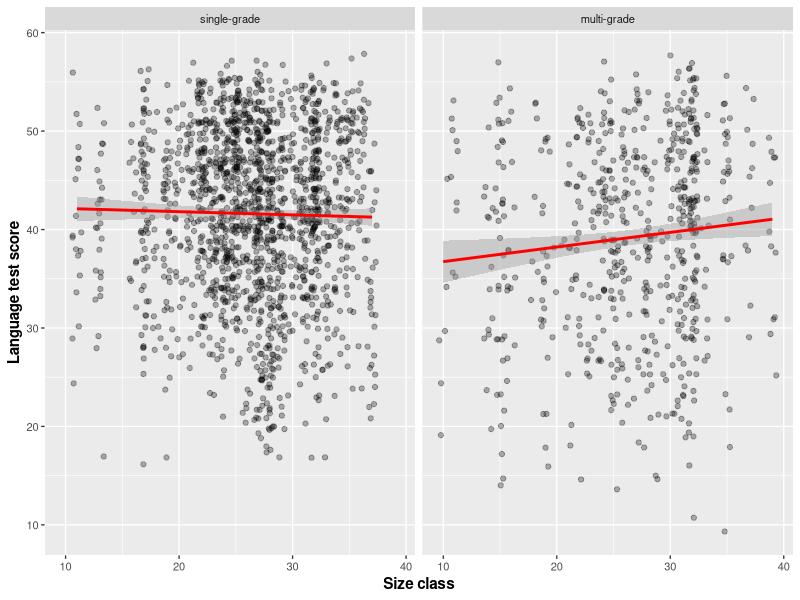
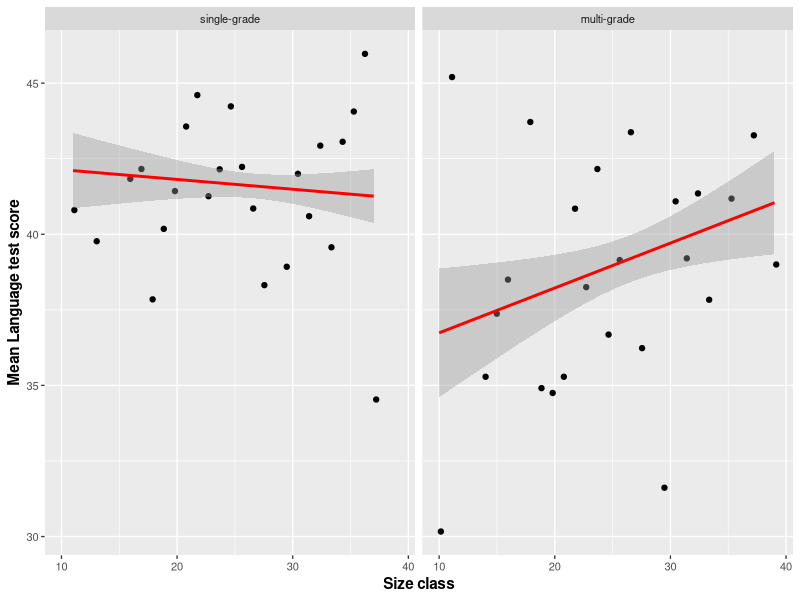
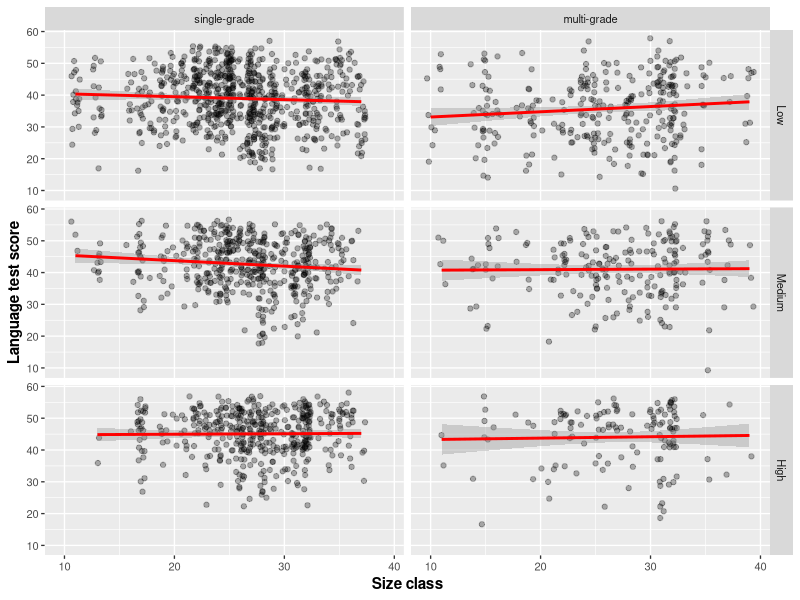
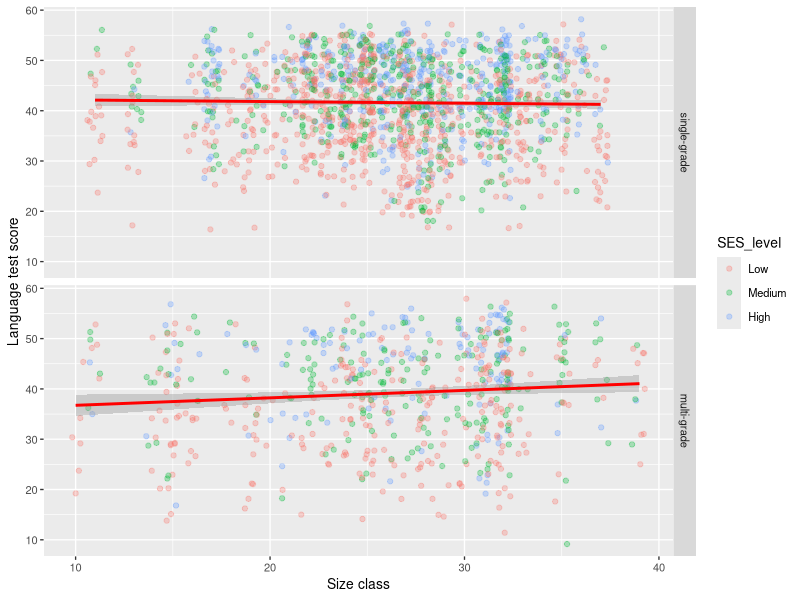

These figures' R source, in order:
## ---- chunk 1
# Setup options for R Markdown
knitr::opts_chunk$set(
  echo       = FALSE,    # Do not print code
  warning    = FALSE,    # Suppress warnings
  message    = FALSE,    # Suppress messages
  fig.align  = "center", # Center figures
  fig.width  = 2.7,      # Good standard figure width for single-panel figures
  fig.height = 2.4       # Good standard figure height for single-panel figures
)

library(tidyverse)
library(MASS)

# Set a theme for ggplot2
theme_set(theme_grey(base_size = 10))

# Set options
options(
  digits = 3, # limit the number of significant digits
  width  = 63 # limit the width of code output
)
## ---- chunk 2

library(tidyverse)
data("nlschools", package = "MASS")

nlschools2 <-
  as_tibble(nlschools) %>%
  mutate(COMB = fct_recode(COMB, "single-grade" = "0", "multi-grade" = "1")) %>%
  rename(type_class="COMB",class_size="GS")


ggplot(nlschools2,aes(class_size,lang),)+geom_point(position=position_jitter(),alpha=0.3)+facet_wrap("type_class")+geom_smooth(formula=y~x,method = "lm",color="red")+labs(x="Size class",y="Language test score")+ theme(axis.title=element_text(size=11,face="bold"))


## ---- chunk 3

nlschools3 <- nlschools2 %>% group_by(class,class_size,type_class)


ggplot(nlschools3,aes(class_size,lang))+facet_wrap("type_class")+stat_summary_bin(fun = mean,geom = "point")+geom_smooth(formula=y~x,method="lm",color="red")+labs(x="Size class",y="Mean Language test score")+ theme(axis.title=element_text(size=11,face="bold"))
  

## ---- chunk 4

nlschools4<-nlschools2 %>%
mutate("SES_level"=cut_interval(SES,3,labels=c("Low","Medium","High"))) 

ggplot(nlschools4,aes(class_size,lang),)+geom_point(position=position_jitter(),alpha=0.3)+facet_grid(vars(SES_level),vars(type_class))+geom_smooth(formula=y~x,method = "lm",color="red")+labs(x="Size class",y="Language test score")+ theme(axis.title=element_text(size=11,face="bold"))



## ---- chunk 5

ggplot(nlschools4,aes(class_size,lang,color=SES_level))+geom_point(position=position_jitter(),alpha=0.3)+facet_grid(vars(type_class))+geom_smooth(formula=y~x,method = "lm",color="red")+labs(x="Size class",y="Language test score")

